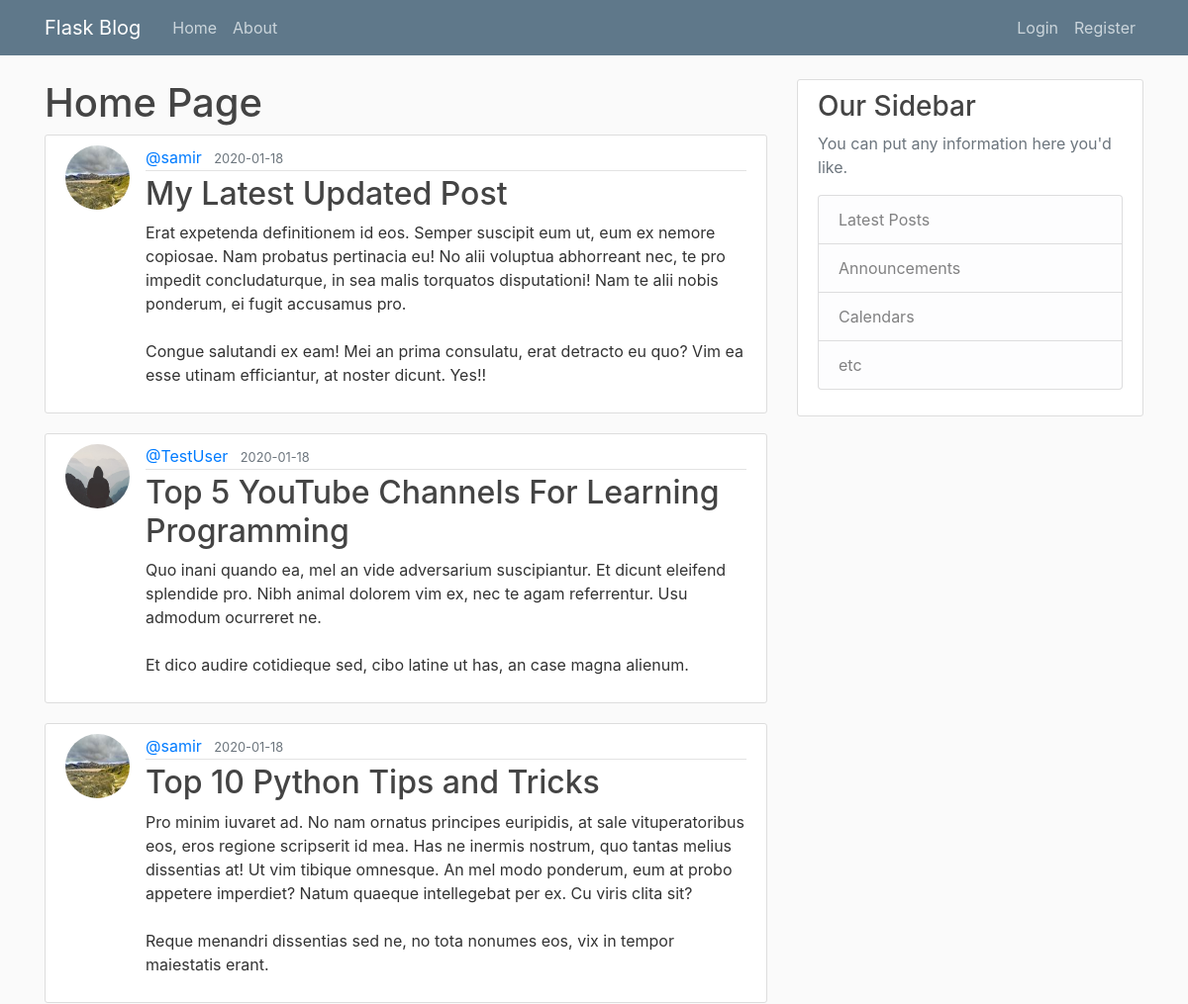
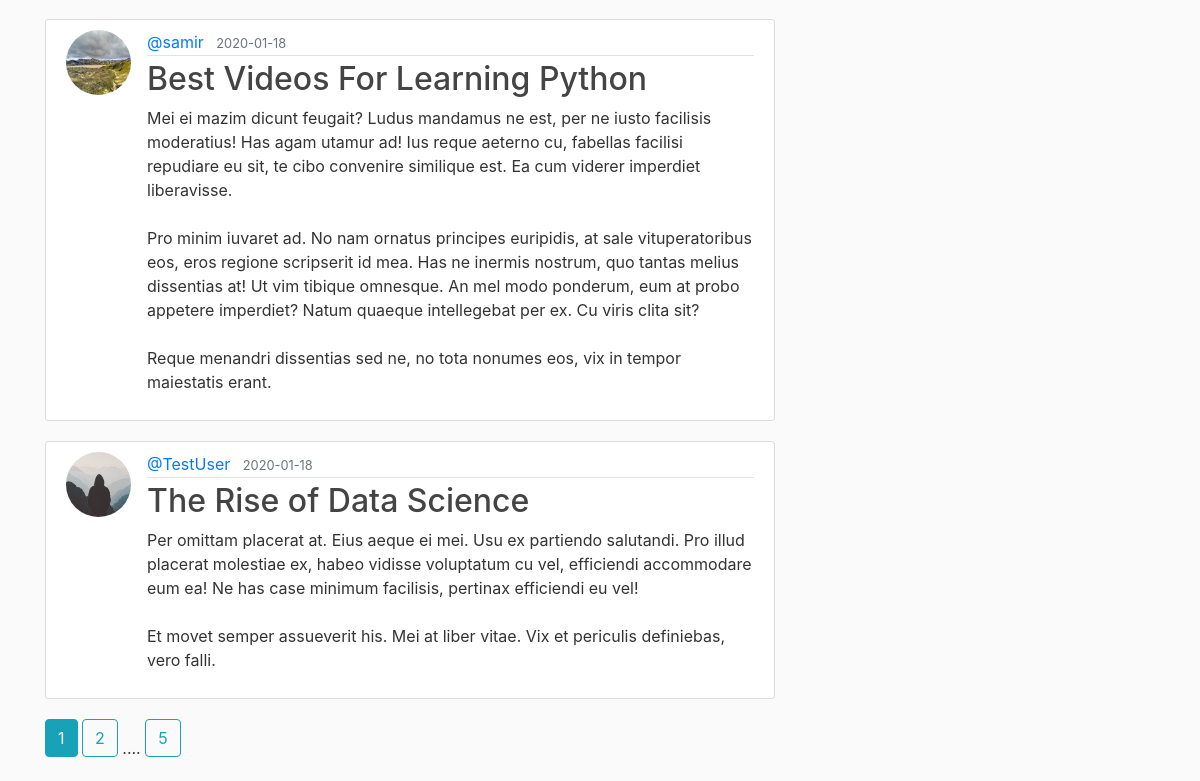
Page /home on the earlier database version (2 pictures, top to bottom).
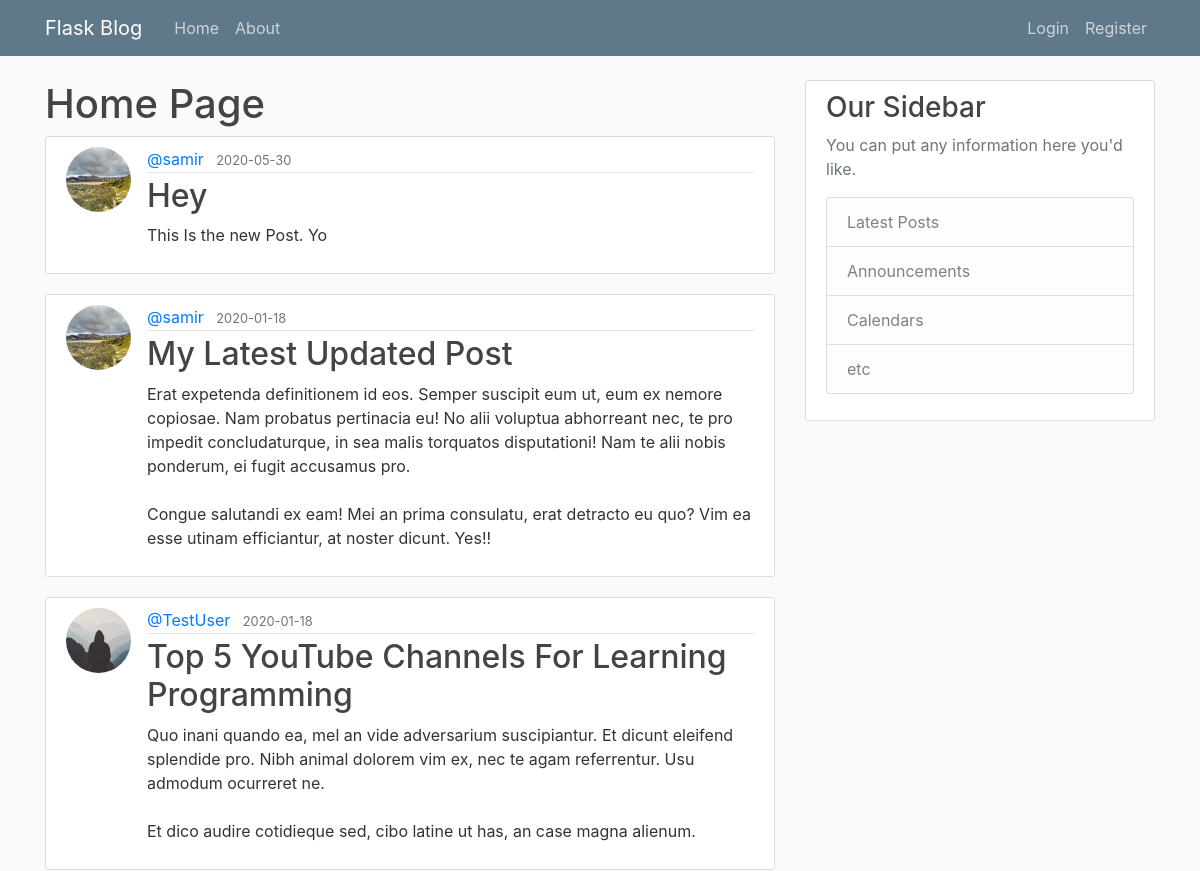
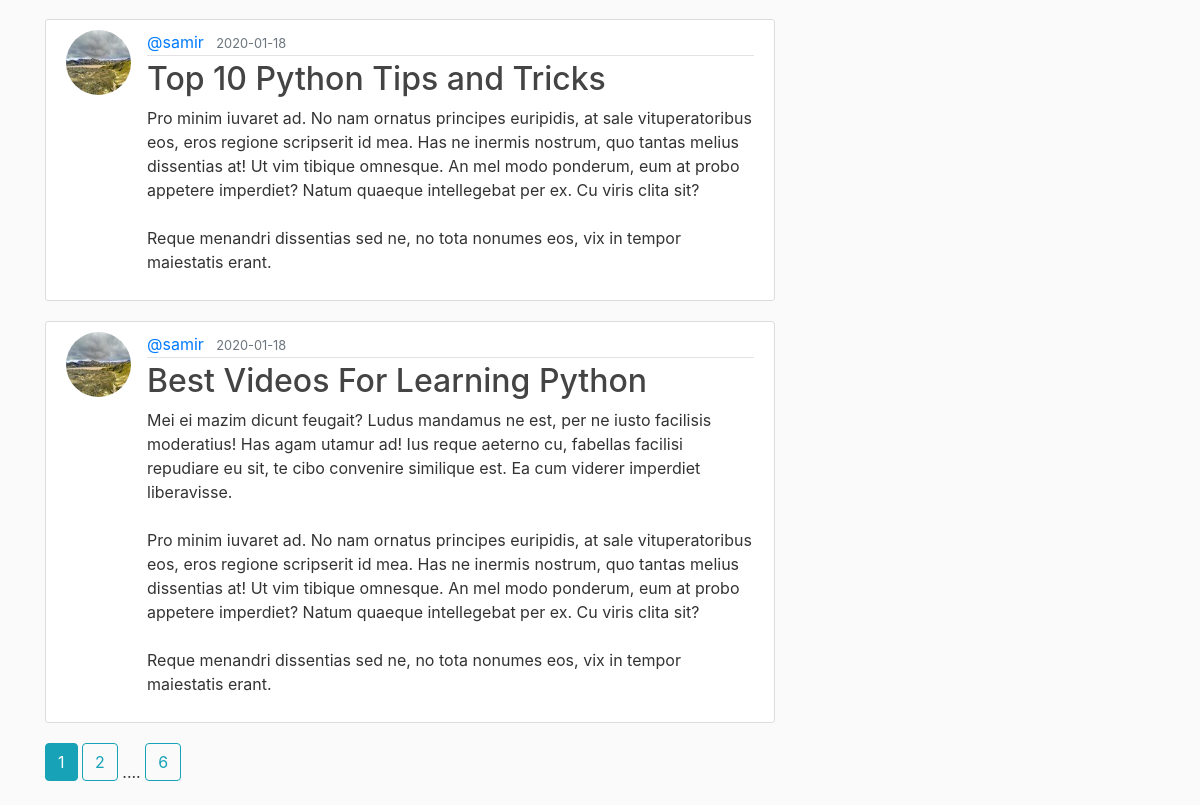
Same page on the later database version (2 pictures, top to bottom).
### flask_blog/models.py (models this page shows, shortened)
class Post(db.Model):
    id = db.Column(db.Integer, primary_key=True)
    title = db.Column(db.String(100), nullable=False)
    date_posted = db.Column(db.DateTime, nullable=False, default = datetime.utcnow)
    content = db.Column(db.Text, nullable=False)
    user_id = db.Column(db.Integer, db.ForeignKey('user.id'), nullable=False)

class User(db.Model, UserMixin):
    id = db.Column(db.Integer, primary_key=True)
    username = db.Column(db.String(20), unique=True, nullable=False)
    email = db.Column(db.String(120), unique=True, nullable=False)
    image_file = db.Column(db.String(20),nullable=False, default='default.jpg')
    password = db.Column(db.String(60), nullable=False)
    posts = db.relationship('Post', backref='author', lazy=True)

### flask_blog/main/routes.py (the view)
@main.route("/")
@main.route("/home")
def home():
    page = request.args.get('page', 1, type=int)
    posts = Post.query.order_by(
        Post.date_posted.desc()).paginate(page=page, per_page=5)
    return render_template('home.html', posts=posts)

### flask_blog/templates/home.html
{% extends 'layout.html' %}
{% block content %}
    <h1>Home Page</h1>
    {% for post in posts.items %}
        <article class="media content-section">
            <img src="{{ url_for('static', filename='profile_pics/' + post.author.image_file ) }}" class="rounded-circle article-img">
            <div class="media-body">
                <div class="article-metadata">
                    <a class="mr-2" href="{{ url_for('users.user_posts', username = post.author.username) }}">@{{ post.author.username }}</a>
                    <small class="text-muted">{{ post.date_posted.strftime('%Y-%m-%d') }}</small>
                </div>
                <h2><a class="article-title" href="{{ url_for('posts.post', post_id = post.id) }}">{{ post.title }}</a></h2>
                <p class="article-content">{{ post.content }}</p>
            </div>
        </article>
    {% endfor %}
    {% for page_num in posts.iter_pages(left_edge=1, right_edge=1, left_current=1, right_current=2) %}
        {% if page_num %}
            {% if posts.page == page_num %}
            <a class="btn btn-info mb-4" href="{{ url_for('main.home', page=page_num)}}">{{ page_num }}</a>
            {% else %}
            <a class="btn btn-outline-info mb-4" href="{{ url_for('main.home', page=page_num)}}">{{ page_num }}</a>
            {% endif %}
        {% else %}
            ....
        {% endif %}
    {% endfor %}
{% endblock content %}

### flask_blog/templates/layout.html (shortened to what this page needs)
<!DOCTYPE html>
<html lang="en">
<head>
    <link rel="stylesheet" href="https://maxcdn.bootstrapcdn.com/bootstrap/4.0.0/css/bootstrap.min.css"
>
    <link rel="stylesheet" type="text/css" href="{{ url_for('static',filename='main.css') }}">
</head>
<body>
    <header class="site-header">
        <nav class="navbar navbar-expand-md navbar-dark bg-steel fixed-top">
            <div class="container">
                <a class="navbar-brand mr-4" href="/">Flask Blog</a>
                <div class="collapse navbar-collapse" id="navbarToggle">
                    <div class="navbar-nav mr-auto">
                        <a class="nav-item nav-link" href="{{ url_for('main.home') }}">Home</a>
                        <a class="nav-item nav-link" href="{{ url_for('main.about') }}">About</a>
                    </div>
                    <div class="navbar-nav">
                        {% if current_user.is_authenticated %}
                            <a class="nav-item nav-link" href="{{ url_for('posts.new_post') }}">New Post</a>
                            <a class="nav-item nav-link" href="{{ url_for('users.account') }}">Profile</a>
                            <a class="nav-item nav-link" href="{{ url_for('users.logout') }}">Logout</a>
                        {% else %}
                            <a class="nav-item nav-link" href="{{ url_for('users.login') }}">Login</a>
                            <a class="nav-item nav-link" href="{{ url_for('users.register') }}">Register</a>
                        {% endif %}
                    </div>
                </div>
            </div>
        </nav>
    </header>
    <main role="main" class="container">
        <div class="row">
            <div class="col-md-8">
                {% block content %}{% endblock %}
            </div>
            <div class="col-md-4">
                <div class="content-section">
                    <h3>Our Sidebar</h3>
                    <p class='text-muted'>You can put any information here you'd like.
                    <ul class="list-group">
                        <li class="list-group-item list-group-item-light">Latest Posts</li>
                        <li class="list-group-item list-group-item-light">Announcements</li>
                        <li class="list-group-item list-group-item-light">Calendars</li>
                        <li class="list-group-item list-group-item-light">etc</li>
                    </ul>
                    </p>
                </div>
            </div>
        </div>
    </main>
</body>
</html>

### flask_blog/static/main.css (style rules this page uses)
body { background: #fafafa; color: #333333; margin-top: 5rem; }
h1, h2, h3, h4, h5, h6 { color: #444444; }
.bg-steel { background-color: #5f788a; }
.site-header .navbar-nav .nav-link { color: #cbd5db; }
.content-section { background: #ffffff; padding: 10px 20px; border: 1px solid #dddddd; border-radius: 3px; margin-bottom: 20px; }
.article-title { color: #444444; }
.article-content { white-space: pre-line; }
.article-img { height: 65px; width: 65px; margin-right: 16px; }
.article-metadata { padding-bottom: 1px; margin-bottom: 4px; border-bottom: 1px solid #e3e3e3 }

Differences in the rows shown:
no longer on this page (row unchanged): Post: image_file (placeholder picture), author.username "TestUser", date_posted "2020-01-18", title "The Rise of Data Science", content "Per omittam placerat at. Eius aeque ei mei. Usu ex partiendo salutandi. Pro illud placerat molestiae ex, habeo vidisse voluptatum cu vel, efficiendi accommodare eum ea! Ne has case minimum facilisis, pertinax efficiendi eu vel! Et movet semper assueverit his. Mei at liber vitae. Vix et periculis definiebas, vero falli."
added Post: image_file (picture), author.username "samir", date_posted "2020-05-30", title "Hey", content "This Is the new Post. Yo"
Other differences:
new list line: "6"
list line gone: "5"
